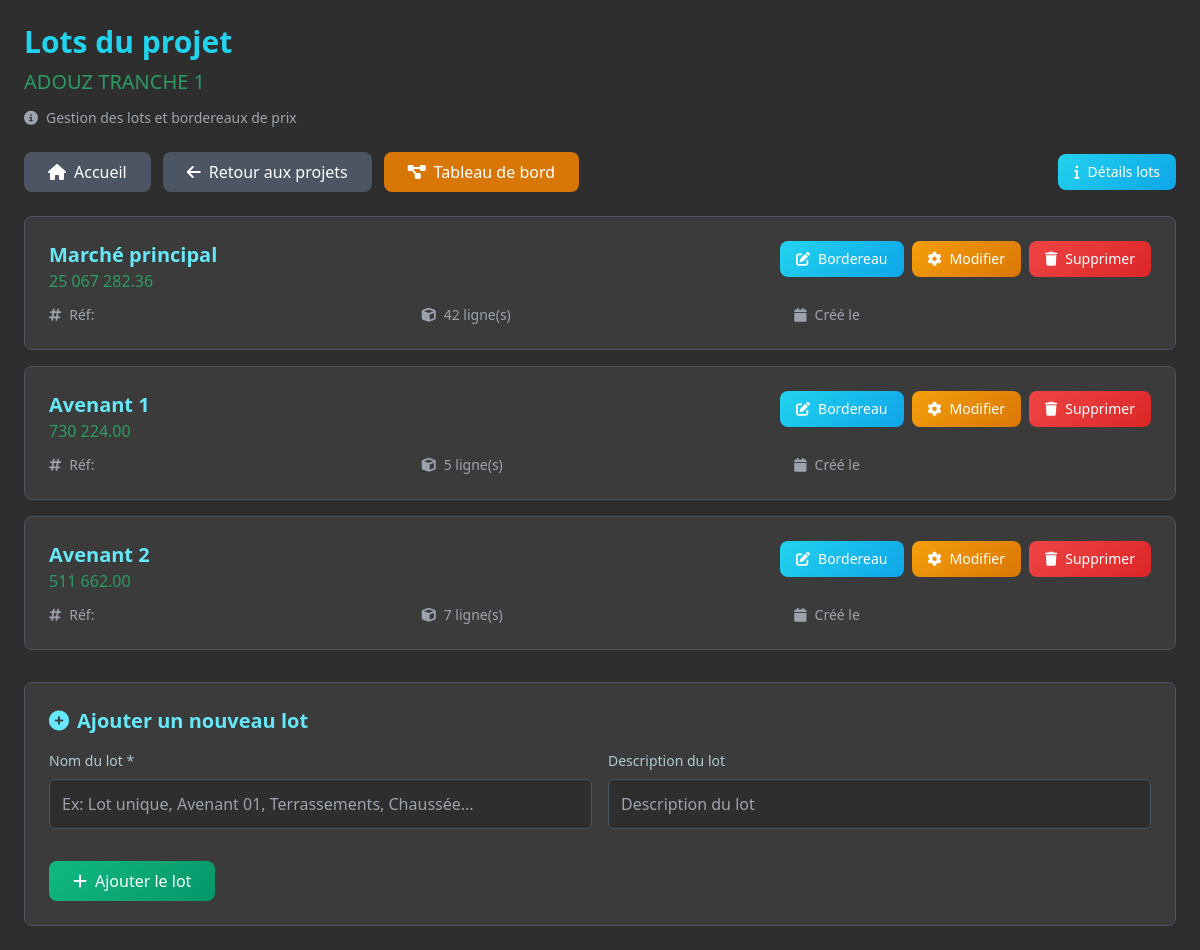
/projet/11/lots/ (signed in), run on the app's committed database.
### projets/models/projet.py (models this page shows, shortened)
class Projet(models.Model):
    TYPE_PROJET = [
        ('VRD', 'Voirie et Réseaux Divers'),
        ('ROUTE', 'Route'),
        ('PONT', 'Pont'),
        ('BATIMENT', 'Bâtiment'),
        ('CONSTRUCTION', 'Construction'),
        ('ASSAINISSEMENT EP', 'Assainissement EP'),
        ('ASSAINISSEMENT EU', 'Assainissement EU'),
        ('ASSAINISSEMENT', 'Assainissement'),
        ('ADDUCTION_EAU_POTABLE', "Adduction d'eau potable"),
        ('EQUIPEMENT', 'Équipement'),
        ('AMENAGEMENT', 'Aménagement'),
        ('GENIE_CIVIL', 'Génie Civil'),
        ('TRAVAUX_PUBLICS', 'Travaux Publics'),
        ('ELECTRICITE', 'Électricité'),
        ('HYDRAULIQUE', 'Hydraulique'),
        ('TELECOMMUNICATION', 'Télécommunication'),
        ('ENVIRONNEMENT', 'Environnement'),
        ('URBANISME', 'Urbanisme'),
        ('ESPACE_PUBLIC', 'Espace Public'),
        ('PLACE_PUBLIQUE', 'Place Publique'),
        ('ESPACE_VERT', 'Espace Vert'),
        ('TERRAINS_SPORTIFS', 'Terrins Sportifs'),
        ('TERRAINS_PROXIMITES', 'Terrains Proximités'),
        ('AUTRE', 'Autre'),
    ]
    class Statut(models.TextChoices):
        APPEL_OFFRE = 'AO', _("Appel d'offre")
        EN_ETUDE = 'ETUDE', _('En étude')
        EN_ATTENTE = 'ATTENTE', _('En attente')
        EN_DEMARRAGE = 'DEM', _('En démarrage')
        EN_COURS = 'COURS', _('En cours')
        EN_ARRET = 'ARRET', _('En arrêt')
        EN_RECEPTION = 'RECEP', _('En réception')
        EN_RECEPTION_PROVISOIRE = 'RECEP_PROV', _('En réception provisoire')
        EN_RECEPTION_DEFINITIVE = 'RECEP_DEF', _('En réception définitive')
        RECEPTION_PROVISOIRE = 'RP', _('Réception provisoire')
        RECEPTION_DEFINITIVE = 'RD', _('Réception définitive')
        CLOTURE = 'CLO', _('Clôturé')
    type_projet = models.CharField(_("Type de projet"), max_length=50, choices=TYPE_PROJET, default='VRD', null=True, blank=True)
    nom = models.CharField(_("Nom du projet"), max_length=50)
    objet = models.TextField(_("Objet du marché"), max_length=200)
    numero = models.CharField(_("Numéro du marché"), max_length=100, unique=True)
    maitre_ouvrage = models.CharField(_("Maître d'ouvrage"), max_length=200)
    localisation = models.CharField(_("Localisation"), max_length=200)
    users = models.ManyToManyField(settings.AUTH_USER_MODEL, verbose_name=_("Utilisateurs"), blank=True, related_name='projets')
    revisable = models.BooleanField(_("Revisable"), default=False, null=True, blank=True)
    montant = models.DecimalField(_("Montant estimé (DH)"), max_digits=12, decimal_places=2, null=True, blank=True)
    montant_soumission = models.DecimalField(_("Montant de la soumission (DH)"), max_digits=12, decimal_places=2, null=True, blank=True)
    statut = models.CharField(_("Statut"), max_length=15, choices=Statut.choices, default=Statut.APPEL_OFFRE)
    date_debut = models.DateField(_("Date de début prévue"), null=True, blank=True)
    delai = models.IntegerField(_("Délai (jours)"), null=True, blank=True, default=0)
    date_creation = models.DateTimeField(_("Date d'enregistrement"), auto_now_add=True)
    avancement = models.DecimalField(_("Avancement (%)"), max_digits=5, decimal_places=2, default=0.0)
    entreprise = models.ForeignKey('Entreprise', on_delete=models.SET_NULL, null=True, blank=True, verbose_name=_("Entreprise adjudicataire"))
    appel_offre = models.OneToOneField('AppelOffre', on_delete=models.SET_NULL, null=True, blank=True, related_name='projet_associe')
    revisable = models.BooleanField(_("Revisable"), null=True, blank=True, default=False)
    epoque_base = models.DateField(_("Epoque de base"), null=True, blank=True)
    a_traiter = models.BooleanField(_("À traiter (appel d'offre)"), null=True, blank=True, default=False)
    en_retard = models.BooleanField(_("En retard"), null=True, blank=True, default=False)
    reception_validee = models.BooleanField(_("Réception validée"), null=True, blank=True, default=False)
    date_reception = models.DateField(_("Date de réception"), null=True, blank=True)
    date_limite_soumission = models.DateField(_("Date limite de soumission"), null=True, blank=True)
    class Meta:
        verbose_name = _("Projet")
        verbose_name_plural = _("Projets")
        ordering = ['-date_creation']

class LotProjet(models.Model):
    projet = models.ForeignKey(Projet, on_delete=models.CASCADE, related_name='lots', verbose_name=_("Projet"))
    nom = models.CharField(_("Nom du lot"), max_length=200)
    description = models.TextField(_("Description"), blank=True)
    class Meta:
        verbose_name = _("Lot du projet")
        verbose_name_plural = _("Lots du projet")
        ordering = ['nom']
    @property
    def montant_total_ht(self):
        total = self.lignes.aggregate(total_ht=Sum('montant_calcule'))['total_ht']
        return total if total is not None else Decimal('0.00')
    @property
    def montant_formate(self):
        mnt_ht = self.montant_total_ht * Decimal('1.20')
        mnt_txt = "{:,.2f}".format(mnt_ht).replace(",", " ") if mnt_ht else "0.00"
        return mnt_txt

### projets/views/views.py (the view)
# urls.py: path('projet/<int:projet_id>/lots/', views.lots_projet, name='lots_projet'),
@chef_projet_required
def lots_projet(request, projet_id):
    projet = get_object_or_404(Projet, id=projet_id)
    if request.method == "POST":
        nom_lot = request.POST.get("nom")
        if nom_lot:
            LotProjet.objects.create(projet=projet, nom=nom_lot)
        return redirect('projets:lots_projet', projet_id=projet_id)
    lots = LotProjet.objects.filter(projet=projet).order_by('id')
    return render(request, 'projets/lots/lots_projet.html', {'projet': projet, 'lots': lots})

### projets/templates/projets/lots/lots_projet.html (shortened to what this page needs)
<!DOCTYPE html>
<html lang="fr">
<head>
    {% load static %}
    <link rel="stylesheet" href="https://cdnjs.cloudflare.com/ajax/libs/font-awesome/6.4.0/css/all.min.css" />
    <script src="https://cdn.tailwindcss.com"></script>
</head>
<body class="p-4 md:p-6">
    <div class="max-w-6xl mx-auto">
        <div class="mb-6">
            <h1 class="text-2xl md:text-3xl font-bold text-cyan-400 mb-2">Lots du projet</h1>
            <h2 class="text-lg md:text-xl text-[#2B9C62]">{{ projet.nom }}</h2>
            <div class="flex items-center mt-3 text-sm text-gray-400">
                <i class="fas fa-info-circle mr-2"></i>
                <span>Gestion des lots et bordereaux de prix</span>
            </div>
        </div>
         <div class="mb-6 flex justify-between items-center">
            <div class="flex flex-wrap gap-2 sm:gap-3">
                <a href="{% url 'home' %}" class="bg-[#4B5563] hover:bg-[#374151] text-white px-4 py-2 md:px-6 md:py-2 rounded-lg font-medium flex items-center justify-center gap-2 transition-colors">
                    <i class="fas fa-house"></i> Accueil
                </a>
                <a href="{% url 'projets:liste_projets' %}" class="bg-[#4B5563] hover:bg-[#374151] text-white px-4 py-2 md:px-6 md:py-2 rounded-lg font-medium flex items-center justify-center gap-2 transition-colors">
                    <i class="fas fa-arrow-left"></i> Retour aux projets
                </a>
                <a href="{% url 'projets:dashboard' projet.id %}" class="bg-amber-600 hover:bg-amber-700 text-white px-4 py-2 md:px-6 md:py-2 rounded-lg font-medium flex items-center justify-center gap-2 transition-colors">
                    <i class="fas fa-diagram-project"></i> Tableau de bord
                </a>
            </div>
            <div class="flex gap-2 sm:gap-3">
                <a href="{% url 'projets:lots_details' projet.id %}" class="btn-primary px-3 py-2 md:px-4 md:py-2 rounded-lg text-xs md:text-sm font-medium flex items-center justify-center gap-2">
                    <i class="fas fa-info"></i> Détails lots
                </a>
            </div>
        </div>
        {% if lots %}
            <div class="space-y-3 md:space-y-4 mb-8">
                {% for lot in lots %}
                <div class="lot-card" id="lot-{{ lot.id }}">
                    <div class="flex flex-col lg:flex-row lg:justify-between lg:items-start gap-3 mb-3">
                        <div class="flex-1">
                            <h3 class="text-lg md:text-xl font-semibold text-cyan-300">{{ lot.nom }}</h3>
                            <p class="text-[#2B9C62] font-medium text-sm md:text-base">{{ lot.montant_formate }}</p>
                        </div>
                        <div class="flex flex-col sm:flex-row gap-2 action-buttons">
                            <a href="{% url 'projets:saisie_bordereau' projet.id lot.id %}"
                               class="btn-primary px-3 py-2 md:px-4 md:py-2 rounded-lg text-xs md:text-sm font-medium flex items-center justify-center gap-2 btn-responsive">
                                <i class="fas fa-edit"></i> Bordereau
                            </a>
                            <button onclick="showEditForm({{ lot.id }}, '{{ lot.nom|escapejs }}', '{{ lot.description|default:""|escapejs }}')"
                               class="btn-warning px-3 py-2 md:px-4 md:py-2 rounded-lg text-xs md:text-sm font-medium flex items-center justify-center gap-2 btn-responsive">
                                <i class="fas fa-cog"></i> Modifier
                            </button>
                            <a href="{% url 'projets:supprimer_lot' projet.id lot.id %}"
                               class="btn-danger px-3 py-2 md:px-4 md:py-2 rounded-lg text-xs md:text-sm font-medium flex items-center justify-center gap-2 btn-responsive"
                               onclick="return confirm('Êtes-vous sûr de vouloir supprimer ce lot ?')">
                                <i class="fas fa-trash"></i> Supprimer
                            </a>
                        </div>
                    </div>
                    <div class="grid grid-cols-1 sm:grid-cols-2 lg:grid-cols-3 gap-2 md:gap-4 text-xs md:text-sm text-gray-400 lot-info-grid">
                        <div class="flex items-center gap-2">
                            <i class="fas fa-hashtag"></i>
                            <span>Réf: {{ lot.numero }}</span>
                        </div>
                        <div class="flex items-center gap-2">
                            <i class="fas fa-cube"></i>
                            <span>{{ lot.lignes.count }} ligne(s)</span>
                        </div>
                        <div class="flex items-center gap-2">
                            <i class="fas fa-calendar"></i>
                            <span>Créé le {{ lot.date_creation|date:"d/m/Y" }}</span>
                        </div>
                    </div>
                </div>
                {% endfor %}
            </div>
        {% endif %}
        <div id="add-lot-form" class="bg-[#3B3B3B] border border-[#4B5563] rounded-lg p-4 md:p-6">
            <h3 class="text-lg md:text-xl font-semibold text-cyan-300 mb-4 flex items-center gap-2">
                <i class="fas fa-plus-circle"></i> Ajouter un nouveau lot
            </h3>
            <form method="POST" class="space-y-4">
                <div class="grid grid-cols-1 md:grid-cols-2 gap-3 md:gap-4 form-grid">
                    <div>
                        <label for="nom" class="block text-sm font-medium text-[#AECBD6] mb-2">
                            Nom du lot *
                        </label>
                        <input type="text"
                               id="nom"
                               name="nom"
                               class="form-control"
                               required
                               placeholder="Ex: Lot unique, Avenant 01, Terrassements, Chaussée...">
                    </div>
                    <div>
                        <label for="description" class="block text-sm font-medium text-[#AECBD6] mb-2">
                            Description du lot
                        </label>
                        <input type="text"
                               id="description"
                               name="description"
                               class="form-control"
                               placeholder="Description du lot">
                    </div>
                </div>
                <div class="flex gap-3 pt-4">
                    <button type="submit"
                            class="btn-success px-4 py-2 md:px-6 md:py-2 rounded-lg font-medium flex items-center gap-2">
                        <i class="fas fa-plus"></i> Ajouter le lot
                    </button>
                </div>
            </form>
        </div>
    </div>
</body>
</html>

### projets/templates/projets/lots/lots_projet.html (style rules this page uses)
body { background-color: #2E2E2E; color: #AECBD6; font-family: 'Segoe UI', Tahoma, Geneva, Verdana, sans-serif; }
.lot-card { background: #3B3B3B; border: 1px solid #4B5563; border-radius: 8px; padding: 1.5rem; margin-bottom: 1rem; transition: all 0.3s ease; }
.btn-primary { background: linear-gradient(135deg, #22d3ee 0%, #0ea5e9 100%); border: none; color: white; }
.btn-warning { background: linear-gradient(135deg, #f59e0b 0%, #d97706 100%); border: none; color: white; }
.btn-danger { background: linear-gradient(135deg, #ef4444 0%, #dc2626 100%); border: none; color: white; }
.btn-success { background: linear-gradient(135deg, #10b981 0%, #059669 100%); border: none; color: white; }
.form-control { background-color: #2E2E2E; border: 1px solid #4B5563; color: #AECBD6; border-radius: 6px; padding: 0.75rem; width: 100%; transition: all 0.3s ease; }

### data on the page
Projet: nom "ADOUZ TRANCHE 1"
LotProjet: nom "Marché principal", montant_formate "25 067 282.36", lignes.count "42"
LotProjet: nom "Avenant 1", montant_formate "730 224.00", lignes.count "5"
LotProjet: nom "Avenant 2", montant_formate "511 662.00", lignes.count "7"
